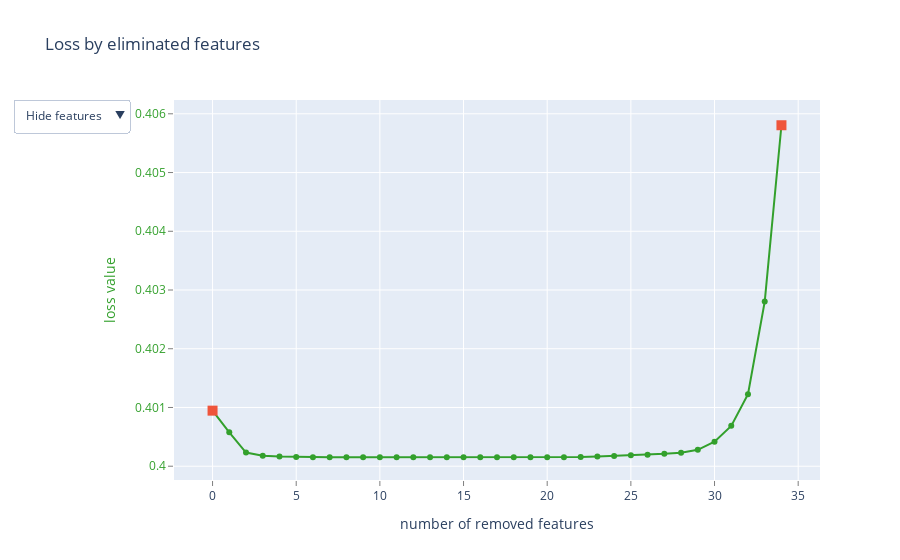

The code cell stored with this chart in its notebook:
### Markdown cell above
# Feature selection for the best model (Catboost)

### Code cell
model = CatBoostRegressor(iterations=900, random_seed=0)
summary = model.select_features(
    train_pool,
    eval_set=validation_pool,
    features_for_select='0-34', 
    num_features_to_select=1,  
    steps=1, 
    algorithm=EFeaturesSelectionAlgorithm.RecursiveByShapValues,
    shap_calc_type=EShapCalcType.Regular,
    train_final_model=True, # The only parameter that can be selected based on cross-validation is the number of iterations. Select the best iteration based on the information of the cv results and train the final model with this number of iterations.
    logging_level='Silent',
    plot=True
)

### Figure 1 — Plotly figure (JSON) as saved in the notebook; plotly's stock layout.template omitted (floating-point values rounded to 4 significant figures)
{"data": [{"line": {"color": "rgb(51,160,44)"}, "mode": "lines+markers", "name": "", "text": ["", "mom", "log_to_rel_diff", "log_size", "log_pcf_rel_diff", "log_price", "market_cap", "log_pcf", "log_bm_diff", "log_pcf_diff", "log_age_lb_diff", "log_to_diff", "roa", "roe", "log_age_lb", "price", "capm_return", "log_size_rel_diff", "log_bm_rel_diff", "mom_rel_diff", "strev_rel_diff", "roa_rel_diff", "strev", "log_price_diff", "log_bm", "log_size_diff", "ols_3m_d_rel_diff", "vol_rel_diff", "rm", "log_to", "vol", "roe_rel_diff", "ols_5y_m", "rf", "ols_3m_d"], "type": "scatter", "x": [0, 1, 2, 3, 4, 5, 6, 7, 8, 9, 10, 11, 12, 13, 14, 15, 16, 17, 18, 19, 20, 21, 22, 23, 24, 25, 26, 27, 28, 29, 30, 31, 32, 33, 34], "y": [0.4009, 0.4006, 0.4002, 0.4002, 0.4002, 0.4002, 0.4002, 0.4002, 0.4002, 0.4002, 0.4002, 0.4002, 0.4002, 0.4002, 0.4002, 0.4002, 0.4002, 0.4002, 0.4002, 0.4002, 0.4002, 0.4002, 0.4002, 0.4002, 0.4002, 0.4002, 0.4002, 0.4002, 0.4002, 0.4003, 0.4004, 0.4007, 0.4012, 0.4028, 0.4058]}, {"marker": {"size": 10, "symbol": "square"}, "mode": "markers", "name": "", "text": ["", "ols_3m_d"], "type": "scatter", "x": [0, 34], "y": [0.4009, 0.4058]}, {"mode": "text", "name": "", "text": ["", "3", "26", "0", "20", "28", "16", "2", "30", "31", "32", "34", "6", "7", "8", "9", "17", "18", "19", "21", "22", "24", "4", "33", "1", "29", "27", "23", "12", "10", "5", "25", "15", "11", "13"], "textfont": {"color": "rgb(51,160,44)", "family": "sans serif", "size": 18}, "textposition": "bottom center", "type": "scatter", "visible": false, "x": [0, 1, 2, 3, 4, 5, 6, 7, 8, 9, 10, 11, 12, 13, 14, 15, 16, 17, 18, 19, 20, 21, 22, 23, 24, 25, 26, 27, 28, 29, 30, 31, 32, 33, 34], "y": [0.4009, 0.4006, 0.4002, 0.4002, 0.4002, 0.4002, 0.4002, 0.4002, 0.4002, 0.4002, 0.4002, 0.4002, 0.4002, 0.4002, 0.4002, 0.4002, 0.4002, 0.4002, 0.4002, 0.4002, 0.4002, 0.4002, 0.4002, 0.4002, 0.4002, 0.4002, 0.4002, 0.4002, 0.4002, 0.4003, 0.4004, 0.4007, 0.4012, 0.4028, 0.4058]}, {"mode": "text", "name": "", "text": ["", "mom", "log_to_rel_diff", "log_size", "log_pcf_rel_diff", "log_price", "market_cap", "log_pcf", "log_bm_diff", "log_pcf_diff", "log_age_lb_diff", "log_to_diff", "roa", "roe", "log_age_lb", "price", "capm_return", "log_size_rel_diff", "log_bm_rel_diff", "mom_rel_diff", "strev_rel_diff", "roa_rel_diff", "strev", "log_price_diff", "log_bm", "log_size_diff", "ols_3m_d_rel_diff", "vol_rel_diff", "rm", "log_to", "vol", "roe_rel_diff", "ols_5y_m", "rf", "ols_3m_d"], "textfont": {"color": "rgb(51,160,44)", "family": "sans serif", "size": 18}, "textposition": "bottom center", "type": "scatter", "visible": false, "x": [0, 1, 2, 3, 4, 5, 6, 7, 8, 9, 10, 11, 12, 13, 14, 15, 16, 17, 18, 19, 20, 21, 22, 23, 24, 25, 26, 27, 28, 29, 30, 31, 32, 33, 34], "y": [0.4009, 0.4006, 0.4002, 0.4002, 0.4002, 0.4002, 0.4002, 0.4002, 0.4002, 0.4002, 0.4002, 0.4002, 0.4002, 0.4002, 0.4002, 0.4002, 0.4002, 0.4002, 0.4002, 0.4002, 0.4002, 0.4002, 0.4002, 0.4002, 0.4002, 0.4002, 0.4002, 0.4002, 0.4002, 0.4003, 0.4004, 0.4007, 0.4012, 0.4028, 0.4058]}], "layout": {"showlegend": false, "title": {"text": "Loss by eliminated features"}, "updatemenus": [{"active": 0, "buttons": [{"args": [{"visible": [true, true, false, false]}], "label": "Hide features", "method": "update"}, {"args": [{"visible": [true, true, true, false]}], "label": "Show indices", "method": "update"}, {"args": [{"visible": [true, true, false, true]}], "label": "Show names", "method": "update"}], "pad": {"r": 10, "t": 10}, "showactive": true, "x": -0.25, "xanchor": "left", "y": 1.03, "yanchor": "top"}], "xaxis": {"gridcolor": "rgb(255,255,255)", "showgrid": true, "showline": false, "showticklabels": true, "tickcolor": "rgb(127,127,127)", "ticks": "outside", "title": {"text": "number of removed features"}, "zeroline": false}, "yaxis": {"gridcolor": "rgb(255,255,255)", "showgrid": true, "showline": false, "showticklabels": true, "tickcolor": "rgb(127,127,127)", "tickfont": {"color": "rgb(51,160,44)"}, "ticks": "outside", "title": {"font": {"color": "rgb(51,160,44)"}, "text": "loss value"}, "zeroline": false}}}
